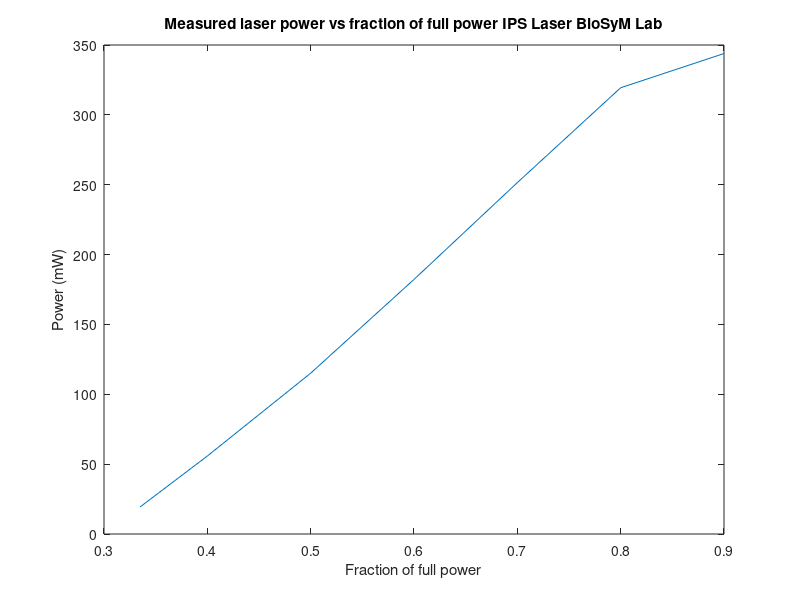

Reproduce this figure in MATLAB.
x = [    0.3350    0.4000    0.5000    0.6000    0.7000    0.8000    0.9000 ]
y = [ 19.4 55.8 115.1 182.2 251.5 319.4 343.9 ]

figure
plot(x,y) 
title('Measured laser power vs fraction of full power IPS Laser BioSyM Lab');
ylabel('Power (mW)')
xlabel('Fraction of full power')

%bsc fitting
%Result of bsc fitting
fraction = [0.375 0.363 0.35 0.338 0.325]
power = 6.1e2*fraction - 1.8e2